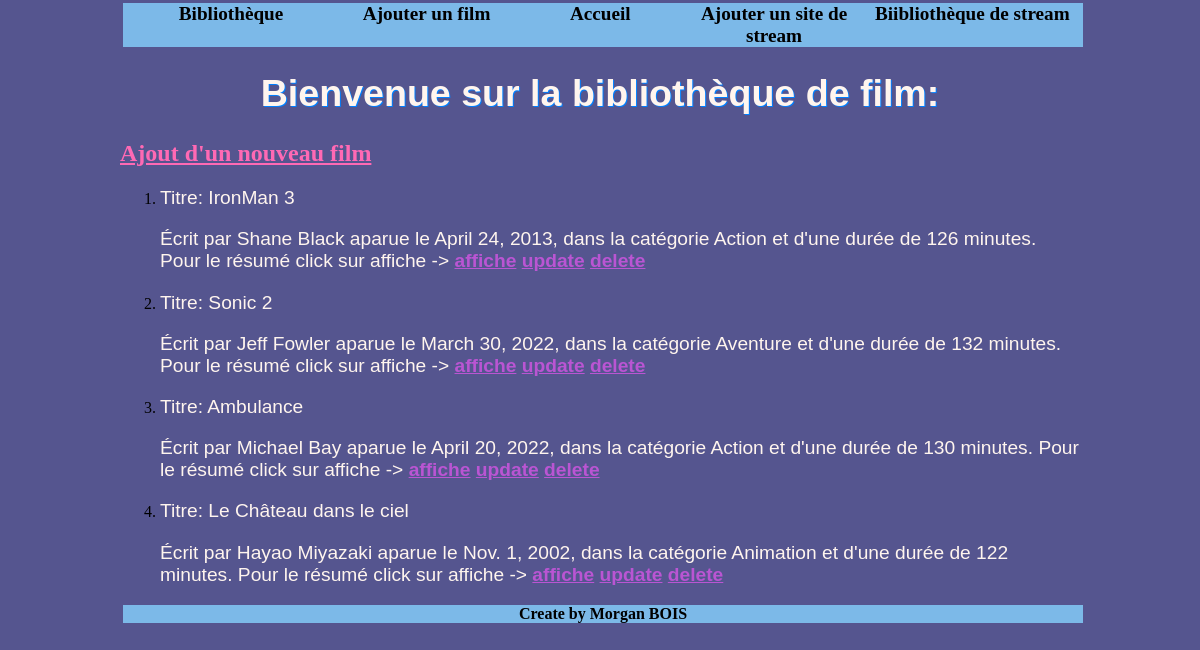
The app's page /stream/index, older data.
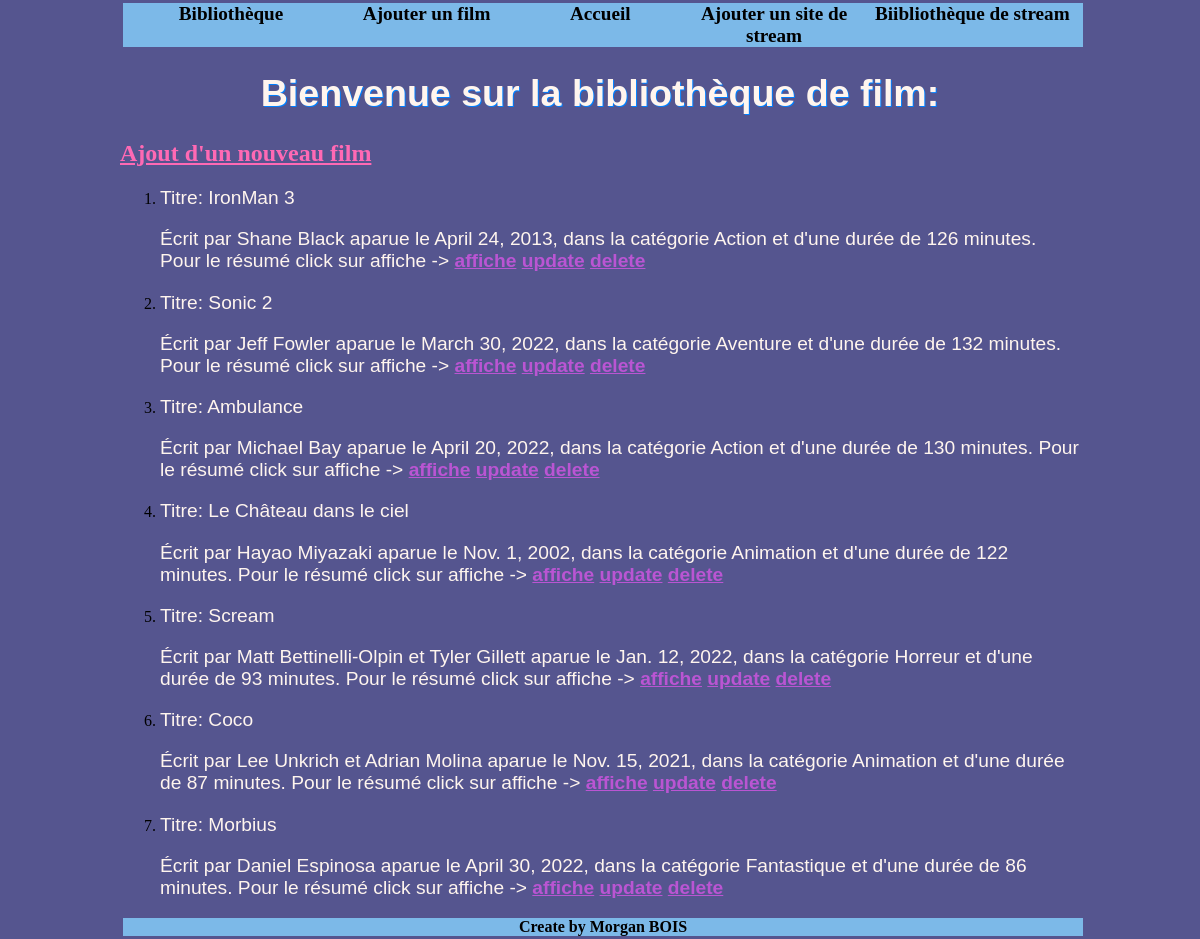
The same page, newer data.
### film/models.py (models this page shows, shortened)
class Film(models.Model):
    titre = models.CharField(max_length=100)
    realisateur = models.CharField(max_length=100)
    date_parution = models.DateField(blank=True, null=True)
    dure = models.IntegerField(blank=False)
    cat = models.CharField(max_length=30, choices=cat)
    resume = models.TextField(null=True, blank=True)
    imaurl = models.URLField(max_length=300)
    site = models.ForeignKey("site", on_delete=models.CASCADE, default=None)

### film/views.py (the view)
# urls.py: path("index",views.index),
def index(request):
    liste = list(models.Film.objects.all())
    return render(request, "film/index.html", {"liste": liste})

### film/templates/film/index.html (shortened to what this page needs)
{% extends 'film/main.html' %}
{% block content %}
<h1> Bienvenue sur la bibliothèque de film: </h1>
<h2><a href="/stream/ajout/">Ajout d'un nouveau film</a> </h2>
<ol>
    {% for l in liste %}
    <li> <p class="ti">Titre: {{l.titre}}</p>
            <p>Écrit par {{l.realisateur}} aparue le {{l.date_parution}}, dans la catégorie {{l.cat}} et d'une durée de {{l.dure}} minutes. Pour le résumé click sur affiche ->
            <a href="/stream/affiche/{{l.id}}/">affiche</a>
            <a href="/stream/update/{{l.id}}/">update</a>
            <a href="/stream/delete/{{l.id}}/">delete</a>
          </p>
        </li>
    {% endfor %}
</ol>
{% endblock %}

### film/templates/film/main.html (shortened to what this page needs)
<!DOCTYPE html>
<html lang="en">
<head>
{% load static %}
 <link rel="stylesheet" type="text/css" href="{%static 'css/index.css' %}">
</head>
<body>
 <nav>
     <a href="/stream/index">Bibliothèque</a>
     <a href="/stream/ajout/">Ajouter un film</a>
     <a href="/stream/centre/">Accueil</a>
     <a href="/stream/ajoutsite">Ajouter un site de stream</a>
     <a href="/stream/indexsite/">Biibliothèque de stream</a>
 </nav>
{% block content %}
{% endblock %}
<footer>Create by Morgan BOIS</footer>
</body>
</html>

### film/static/css/index.css (style rules this page uses)
body { background-color :#55558F; width: 80%; margin: auto; }
h1 { text-align: center; text-shadow: 1px 1px #007FFF; font-family: sans-serif; font-size: 235%; color:#fff5ee; }
nav { display: table; width: 100%; background-color:#7CB9E8; margin: 3px; }
nav a { display: table-cell; width: 3%; text-align: center; text-decoration : none; font-weight: bold; color:black; font-size: 120%; }
a { color:#ba55d3; font-weight: bold; }
h2 a { color:#FF69B4; }
p { font-family: sans-serif; font-size: 120%; color:#fff5ee; }
p a { color:FF69B4; font-weight: bold; }
footer { text-align: center; display: table; width: 100%; background-color:#7CB9E8; margin: 3px; font-weight: bold; }

Row changes from the older to the newer data that the page shows:
added Film: titre "Scream", realisateur "Matt Bettinelli-Olpin et Tyler Gillett", date_parution "Jan. 12, 2022", cat "Horreur", dure "93"
added Film: titre "Coco", realisateur "Lee Unkrich et Adrian Molina", date_parution "Nov. 15, 2021", cat "Animation", dure "87"
added Film: titre "Morbius", realisateur "Daniel Espinosa", date_parution "April 30, 2022", cat "Fantastique", dure "86"
